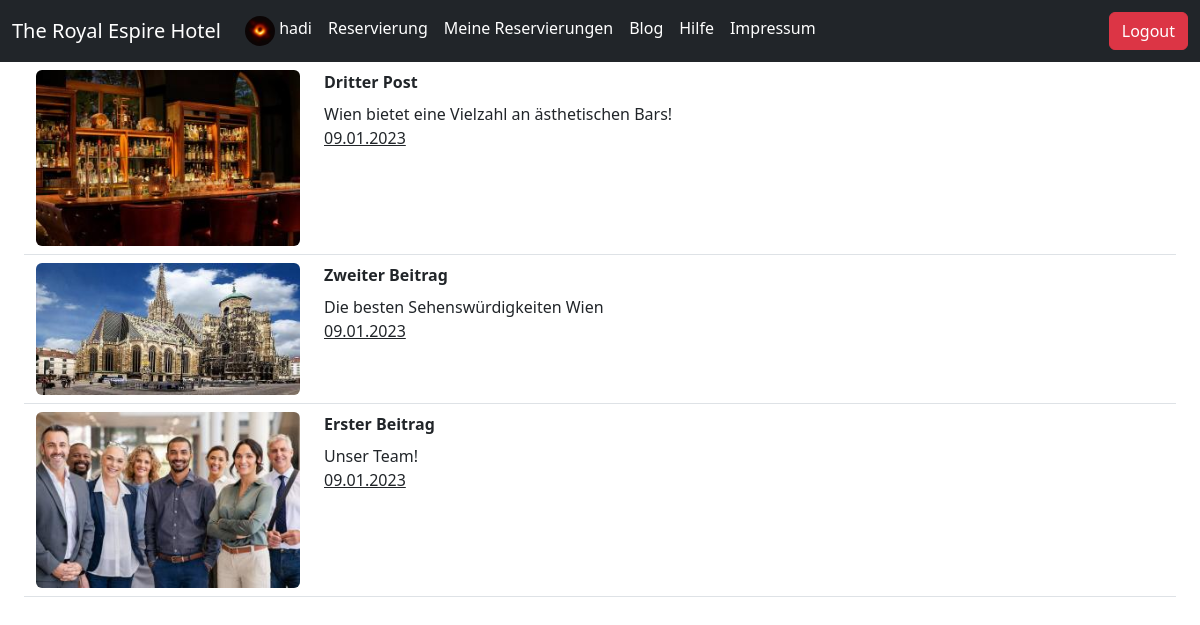
Page /blog.php (signed in) on the committed database.
### tables this page shows
CREATE TABLE `news` (
  `id` int(11) NOT NULL,
  `title` varchar(260) NOT NULL,
  `uploadtime` int(50) NOT NULL,
  `text` text NOT NULL,
  `path` varchar(260) NOT NULL,
  `keyword` varchar(100) NOT NULL
);

### logic/news_upload.php (the view, shortened to what this page needs)
<?php
$uploadDirPic = "uploads/news/";
?>
<!DOCTYPE html>
<html lang="en">
<head>
</head>
<body>
    <div class="container-fluid">
        <?php if (file_exists($uploadDirPic)) {
            require_once('config/dbaccess.php');
            $db_obj = new mysqli($host, $user, $password, $database);
            $sql = "SELECT * FROM `news` ORDER BY `uploadtime` DESC";
            $result = $db_obj->query($sql);
            if ($result) {
                if ($result->num_rows > 0) { ?>
                    <div class="container-fluid">
                        <?php while ($row = $result->fetch_assoc()) { ?>
                            <a style="text-decoration: none" href="https://www.1000things.at/suche/<?php echo $row["keyword"] ?>" class="text-dark">
                                <div class="row mt-2 border-bottom pb-2">
                                    <div class="col-3">
                                        <img src="<?php echo $row["path"] . "?" . time() ?>" class="img-fluid shadow-1-strong rounded" alt="<?php $row["title"] ?>" />
                                    </div>
                                    <div class="col-9">
                                        <p class="mb-2"><strong><?php echo $row["title"] ?></strong></p>
                                        <p>
                                            <?php echo $row["text"];
                                            echo "<br><u>" . date("d.m.Y", $row["uploadtime"]) . "</u>";
                                            ?>
                                        </p>
                                    </div>
                                </div>
                            </a>
                        <?php } ?>
                    </div>
                <?php
                }
            }
            $db_obj->close(); ?>
        <?php } ?>
    </div>
</body>
</html>

### rows in the picture
news: path (picture), title "Dritter Post", text "Wien bietet eine Vielzahl an ästhetischen Bars!", uploadtime "09.01.2023"
news: path (picture), title "Zweiter Beitrag", text "Die besten Sehenswürdigkeiten Wien", uploadtime "09.01.2023"
news: path (picture), title "Erster Beitrag", text "Unser Team!", uploadtime "09.01.2023"

### other values in the picture
$_SESSION["username"] "hadi"
